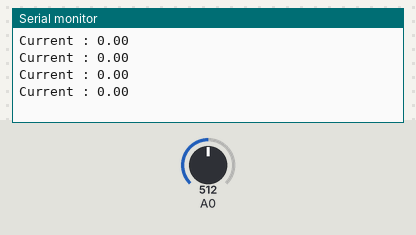
The sketch below on a simulated Arduino Uno, built with avr-gcc and run on an emulated ATmega328P. Shown: the last lines printed to the serial monitor. Inputs (shaded band) come from the test bench; at power-on: A0 = 512.

Above: at 1.2 s.
1.3 s: A0 set to 716
At 1.71 s:
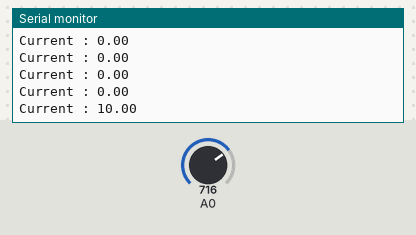
2.8 s: A0 set to 900
At 2.91 s:
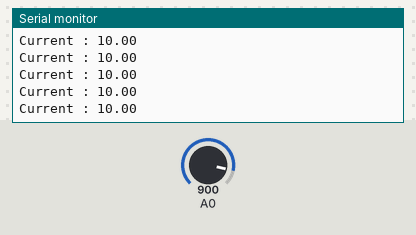
Timing chart, 0 to 5.8 s (numbered marks = the images above; inputs shaded):
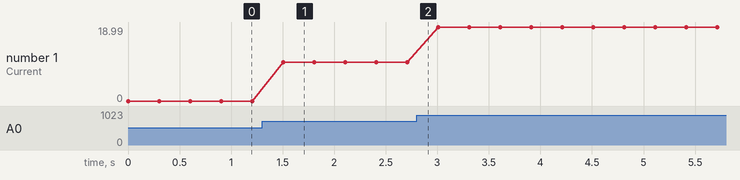

The sketch:

ACS712_20A_test_uno.ino
```cpp
//This code is for arduino uno

void setup() {
  // put your setup code here, to run once:
  Serial.begin(9600);
}

void loop() {
  // put your main code here, to run repeatedly:
  int adc = analogRead(A0);
  float voltage = adc * 5 / 1023.0;

  float current = (voltage - 2.5) / 0.100; //for 20A
  if (current < 0.16) {
    current = 0;
  }

  Serial.print("Current : ");
  Serial.println(current);
  delay(300);
}
```

Measured:
- after the input at 1.3 s, the serial monitor: prints a new line after 0.20 s (image 1)
- plotted number 1: 0 → 10 after the input at 1.3 s, 10 → 18.99 after the input at 2.8 s
